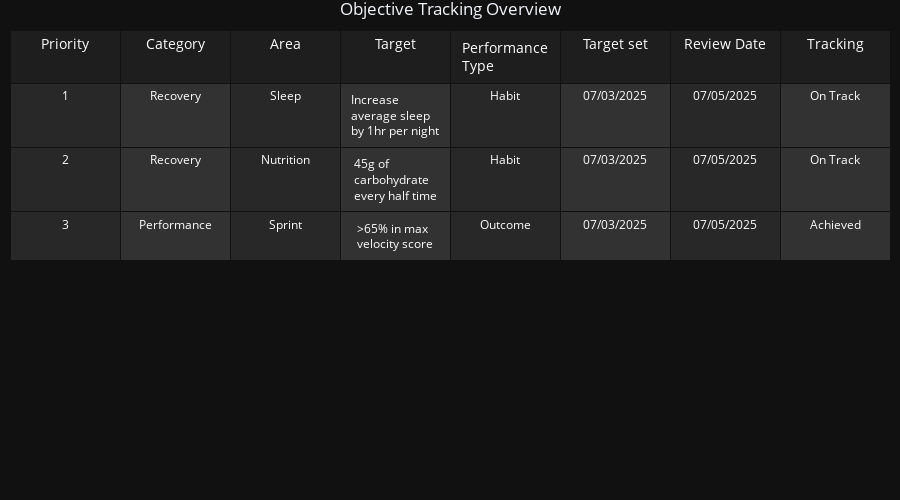

Notebook code for this chart:
### Code cell
table = go.Figure(data=[go.Table(
    header=dict(values=["Priority", "Category", "Area", "Target", "Performance Type", "Target set", "Review Date", "Tracking"],
                fill_color='rgb(30, 30, 30)',
                font=dict(color='white', size=14),
                align='center',
                height=40),
    cells=dict(values=[df[col] for col in df.columns],
               fill_color=['rgb(40, 40, 40)', 'rgb(50, 50, 50)', 'rgb(40, 40, 40)', 'rgb(50, 50, 50)', 'rgb(40, 40, 40)', 'rgb(50, 50, 50)', 'rgb(40, 40, 40)', 'rgb(50, 50, 50)'],
               font=dict(color='white', size=12),
               align='center',
               height=40))
])

table.update_layout(
    title="Objective Tracking Overview",
    title_x=0.5,
    template="plotly_dark",
    height=500,
    margin=dict(l=10, r=10, b=10, t=30)
)

table.show()

### Figure 1 — Plotly figure (JSON) as saved in the notebook; plotly's stock layout.template omitted (floating-point values rounded to 4 significant figures)
{"data": [{"cells": {"align": "center", "fill": {"color": ["rgb(40, 40, 40)", "rgb(50, 50, 50)", "rgb(40, 40, 40)", "rgb(50, 50, 50)", "rgb(40, 40, 40)", "rgb(50, 50, 50)", "rgb(40, 40, 40)", "rgb(50, 50, 50)"]}, "font": {"color": "white", "size": 12}, "height": 40, "values": [[1, 2, 3], ["Recovery", "Recovery", "Performance"], ["Sleep", "Nutrition", "Sprint"], ["Increase average sleep by 1hr per night", "45g of carbohydrate every half time", ">65% in max velocity score"], ["Habit", "Habit", "Outcome"], ["07/03/2025", "07/03/2025", "07/03/2025"], ["07/05/2025", "07/05/2025", "07/05/2025"], ["On Track", "On Track", "Achieved"]]}, "header": {"align": "center", "fill": {"color": "rgb(30, 30, 30)"}, "font": {"color": "white", "size": 14}, "height": 40, "values": ["Priority", "Category", "Area", "Target", "Performance Type", "Target set", "Review Date", "Tracking"]}, "type": "table"}], "layout": {"height": 500, "margin": {"b": 10, "l": 10, "r": 10, "t": 30}, "title": {"text": "Objective Tracking Overview", "x": 0.5}}}
